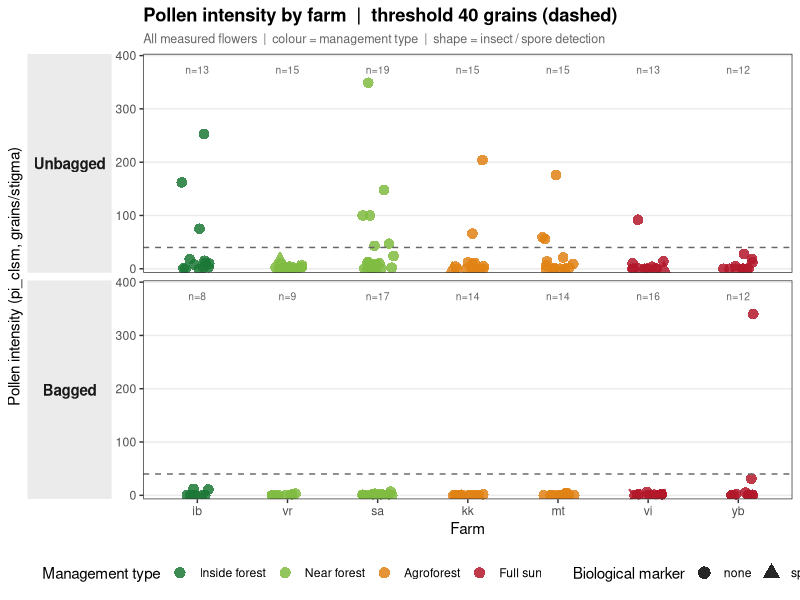
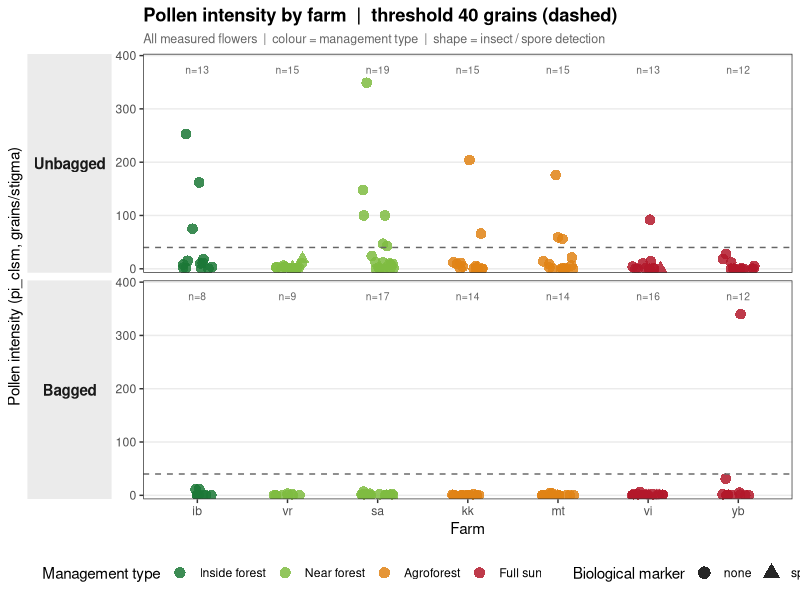

The R source for these figures, in order:
## ============================================================================
## 17 — Pollen intensity by farm and flower treatment
##
## All measured flowers shown as coloured dots (by management type).
## Shape encodes insect / spore detection.
## Threshold line at pi_clsm = PI_THRESH for reference.
## Two horizontal panels: Unbagged (top) / Bagged (bottom).
## Farms ordered along the forest-to-sun gradient on X axis.
##
## Input:
##   data/sample_metadata_with_microscopy.txt
## Output:
##   results/figures/17_high_pollination_by_farm.png
## ============================================================================

library(here)
library(dplyr)
library(ggplot2)

# ── Parameters ────────────────────────────────────────────────────────────────
PI_THRESH <- 40

FARM_ORDER <- c("ib", "vr", "sa", "kk", "mt", "vi", "yb")

MGMT_ORDER <- c("inside_forest", "near_forest", "agroforest", "full_sun")
MGMT_LABELS <- c(
    inside_forest = "Inside forest",
    near_forest   = "Near forest",
    agroforest    = "Agroforest",
    full_sun      = "Full sun"
)
MGMT_COLOURS <- c(
    "Inside forest" = "#1B7837",
    "Near forest"   = "#7FBC41",
    "Agroforest"    = "#E08214",
    "Full sun"      = "#B2182B"
)

MARKER_SHAPES <- c(
    "none"           = 16,   # filled circle
    "spore"          = 17,   # filled triangle
    "insect"         = 4,    # cross / ×
    "insect + spore" = 8     # asterisk / *
)

# ── Load & prepare data ───────────────────────────────────────────────────────
meta_raw <- read.delim(
    here("data", "sample_metadata_with_microscopy.txt"),
    sep = "\t", header = TRUE, stringsAsFactors = FALSE
)

meta <- meta_raw |>
    filter(!grepl("^#", sample.id, fixed = FALSE)) |>
    filter(sample_type %in% c("bagged_flower", "unbagged_flower")) |>
    mutate(
        pi_clsm           = as.numeric(gsub(",", ".", pi_clsm)),
        is_insect_present = suppressWarnings(as.integer(is_insect_present)),
        is_spore_present  = suppressWarnings(as.integer(is_spore_present)),
        farm_id         = factor(farm_id, levels = FARM_ORDER),
        management_type = factor(management_type, levels = MGMT_ORDER,
                                 labels = MGMT_LABELS),
        sample_type     = factor(sample_type,
                                 levels = c("unbagged_flower", "bagged_flower"),
                                 labels = c("Unbagged", "Bagged")),
        bio_marker = case_when(
            !is.na(is_insect_present) & is_insect_present == 1 &
            !is.na(is_spore_present)  & is_spore_present  == 1 ~ "insect + spore",
            !is.na(is_insect_present) & is_insect_present == 1 ~ "insect",
            !is.na(is_spore_present)  & is_spore_present  == 1 ~ "spore",
            TRUE                                                ~ "none"
        ),
        bio_marker = factor(bio_marker,
                            levels = c("none", "spore", "insect", "insect + spore"))
    ) |>
    filter(!is.na(pi_clsm))

# n per farm × treatment for top labels
df_n <- meta |>
    count(farm_id, sample_type, name = "n") |>
    mutate(y_label = max(meta$pi_clsm, na.rm = TRUE) * 1.07)

# ── Plot ──────────────────────────────────────────────────────────────────────
p <- ggplot(meta, aes(x = farm_id, y = pi_clsm,
                      colour = management_type,
                      shape  = bio_marker)) +
    geom_jitter(size = 2.8, alpha = 0.85, stroke = 1.2,
                width = 0.18, height = 0, seed = 42) +
    geom_hline(yintercept = PI_THRESH, linetype = "dashed",
               colour = "grey40", linewidth = 0.5) +
    geom_text(data = df_n,
              aes(x = farm_id, y = y_label, label = paste0("n=", n)),
              inherit.aes = FALSE,
              size = 2.6, colour = "grey40") +
    facet_grid(sample_type ~ ., switch = "y") +
    scale_colour_manual(values = MGMT_COLOURS, name = "Management type") +
    scale_shape_manual(values = MARKER_SHAPES, name = "Biological marker") +
    scale_y_continuous(
        name   = "Pollen intensity (pi_clsm, grains/stigma)",
        expand = expansion(mult = c(0.02, 0.08))
    ) +
    scale_x_discrete(name = "Farm") +
    labs(
        title    = paste0("Pollen intensity by farm  |  threshold ", PI_THRESH, " grains (dashed)"),
        subtitle = "All measured flowers  |  colour = management type  |  shape = insect / spore detection"
    ) +
    guides(
        colour = guide_legend(override.aes = list(shape = 16, size = 3)),
        shape  = guide_legend(override.aes = list(size = 3.5))
    ) +
    theme_bw(base_size = 11) +
    theme(
        strip.background   = element_rect(fill = "grey92", colour = NA),
        strip.text         = element_text(face = "bold", size = 11),
        strip.text.y.left  = element_text(angle = 0),
        strip.placement    = "outside",
        panel.grid.major.x = element_blank(),
        panel.grid.minor   = element_blank(),
        legend.position    = "bottom",
        plot.title         = element_text(face = "bold"),
        plot.subtitle      = element_text(colour = "grey40", size = 9)
    )

# ── Save ──────────────────────────────────────────────────────────────────────
out_path <- here("results", "figures", "17_high_pollination_by_farm.png")
ggsave(out_path, p, width = 11, height = 6, dpi = 200, bg = "white")
message("Saved: ", out_path)

print(p)
